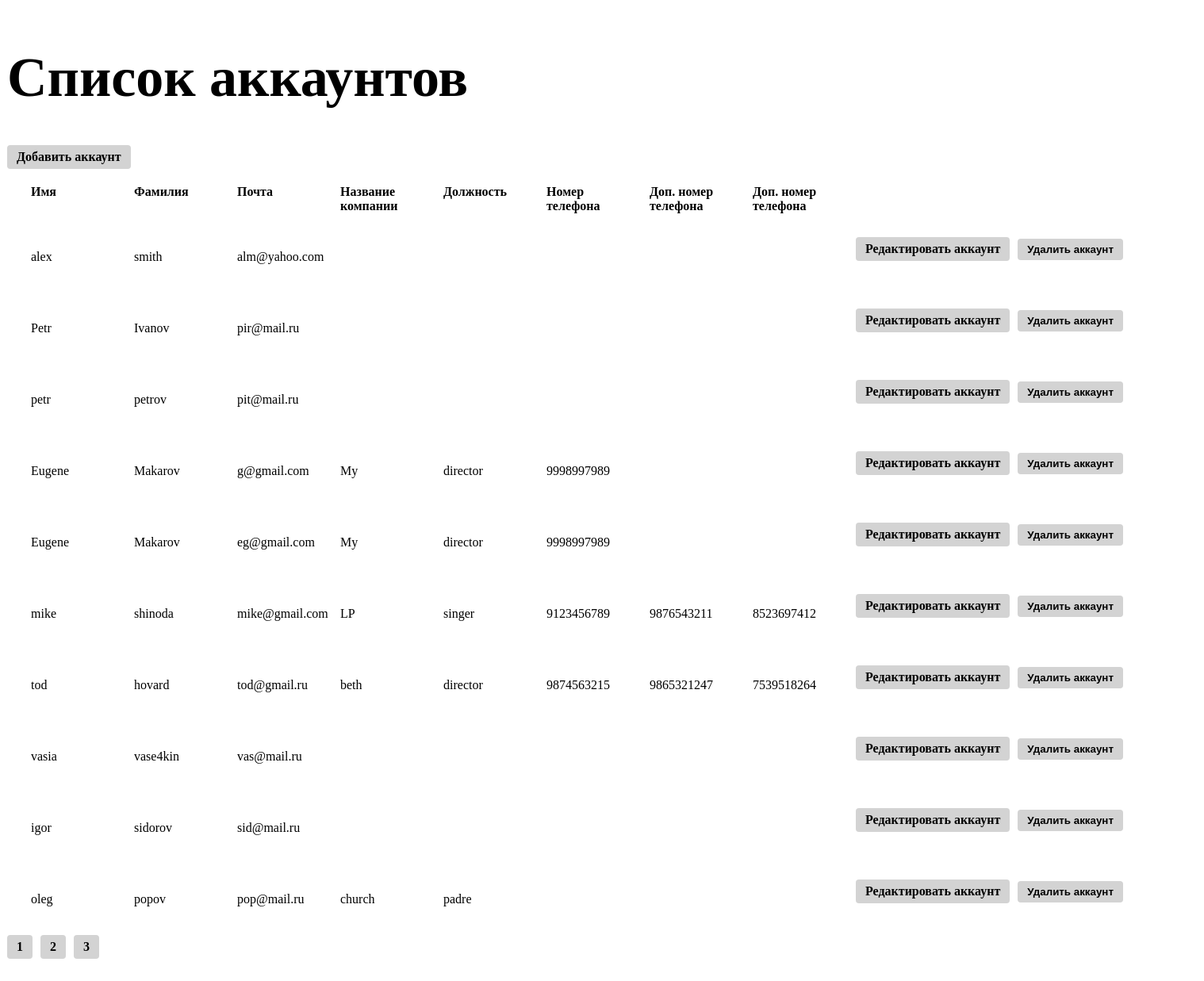
The page / on the database its author committed.
### tables this page shows
CREATE TABLE `accounts` (
  `id` int(11) NOT NULL,
  `first_name` varchar(100) NOT NULL,
  `last_name` varchar(100) NOT NULL,
  `email` varchar(255) NOT NULL,
  `company_name` varchar(255) DEFAULT NULL,
  `position` varchar(255) DEFAULT NULL,
  `phone_number_1` varchar(10) DEFAULT NULL,
  `phone_number_2` varchar(10) DEFAULT NULL,
  `phone_number_3` varchar(10) DEFAULT NULL
);

### classes/Account.php (called while the page is built, shortened)
<?php
class Account
{
    private object $connection;
    public function __construct()
    {
        try {
            $this->connection = new PDO('mysql:host=localhost;dbname=user_accounts', 'root', '');
        } catch (Exception $exception) {
            echo ($exception->getMessage());
        }
    }
    public function accountsCount(): int
    {
        $stmt = $this->connection->prepare("SELECT count(*) FROM accounts");
        try {
            $stmt->execute();
        } catch (Exception $exception) {
            print_r($exception->getMessage());
        }
        $result = $stmt->fetch();
        return $result[0];
    }
    public function index($page): array
    {
        $offset = ($page == 1) ? 0 : $page * 10 - 10;
        $stmt = $this->connection->prepare("SELECT * FROM accounts LIMIT 10 OFFSET " . $offset);
        try {
            $stmt->execute();
        } catch (Exception $exception) {
            print_r($exception->getMessage());
        }
        return $stmt->fetchAll(PDO::FETCH_ASSOC);
    }
}

### index.php (the view, shortened to what this page needs)
<?php
require_once $_SERVER['DOCUMENT_ROOT'] . '/classes/Account.php';
$currentPage = $_GET['page'] ?? 1;
$account = new Account();
$accounts = $account->accountsCount();
$accountsToView = $account->index($currentPage);
if (($accounts % 10) == 0) {
    $pagesCount = $accounts / 10;
} else {
    $pagesCount = intdiv($accounts, 10) + 1;
}
?>
<!DOCTYPE html>
<html lang="ru">
<head>
    <link rel="stylesheet" href="/css/style.css" type="text/css">
</head>
<body>
<main class="page-accounts" id="page-accounts">
    <h1 class="h">Список аккаунтов</h1>
    <a class="button" href="/manage_accounts/new">Добавить аккаунт</a>
    <div class="accounts-item-header">
        <b class="accounts-item-header-field">Имя</b>
        <b class="accounts-item-header-field">Фамилия</b>
        <b class="accounts-item-header-field">Почта</b>
        <b class="accounts-item-header-field">Название компании</b>
        <b class="accounts-item-header-field">Должность</b>
        <b class="accounts-item-header-field">Номер телефона</b>
        <b class="accounts-item-header-field">Доп. номер телефона</b>
        <b class="accounts-item-header-field">Доп. номер телефона</b>
    </div>
    <ul class="accounts_list">
        <?php foreach ($accountsToView as $account): ?>
        <li class="account-item">
            <span class="account-item-field"><?=htmlspecialchars($account['first_name'])?></span>
            <span class="account-item-field"><?=htmlspecialchars($account['last_name'])?></span>
            <span class="account-item-field"><?=htmlspecialchars($account['email'])?></span>
            <span class="account-item-field"><?=htmlspecialchars($account['company_name'])?></span>
            <span class="account-item-field"><?=htmlspecialchars($account['position'])?></span>
            <span class="account-item-field"><?=htmlspecialchars($account['phone_number_1'])?></span>
            <span class="account-item-field"><?=htmlspecialchars($account['phone_number_2'])?></span>
            <span class="account-item-field"><?=htmlspecialchars($account['phone_number_3'])?></span>
            <a class="button" href="/manage_accounts/edit/?id=<?=$account['id']?>">Редактировать аккаунт</a>
            <button class="button delete" name="deleteAccount" value="<?=$account['id']?>">Удалить аккаунт</button>
        </li>
        <?php endforeach;?>
    </ul>
    <ul class="paginator">
        <?php for ($page = 1; $page <= $pagesCount; $page++): ?>
        <li>
            <a class="button" href="/?page=<?=$page?>"> <?=$page?></a>
        </li>
        <?php endfor; ?>
    </ul>
</main>
</body>
</html>

### css/style.css (style rules this page uses)
.page-accounts { flex-grow: 1; margin: 0 auto; padding-top: 55px; padding-bottom: 110px; width: 1500px; }
.accounts-item-header { display: flex; padding: 0 30px; margin-bottom: 10px; }
.accounts-item-header-field { display: inline-block; width: 100px; margin-right: 30px; }
.accounts_list { margin: 0; padding: 0; list-style: none; }
.account-item { display: flex; align-items: center; padding: 20px 30px; }
.account-item-field { width: 100px; margin-right: 30px; }
.h { margin-top: 0; margin-bottom: 50px; font-size: 70px; line-height: 70px; }
.button { display: inline-block; padding: 6px 12px; font-weight: bold; text-decoration: none; background-color: lightgrey; color: black; border-radius: 4px; border: none; cursor: pointer; margin-right: 10px; margin-bottom: 20px; }
.paginator { margin: 0; padding: 0; list-style: none; display: flex; }

### rows shown on the page
accounts: first_name "alex", last_name "smith", email "alm@yahoo.com", $account['id'] 3 (drawn)
accounts: first_name "Petr", last_name "Ivanov", email "pir@mail.ru", $account['id'] 8 (drawn)
accounts: first_name "petr", last_name "petrov", email "pit@mail.ru", $account['id'] 9 (drawn)
accounts: first_name "Eugene", last_name "Makarov", email "g@gmail.com", company_name "My", position "director", phone_number_1 "9998997989", $account['id'] 21 (drawn)
accounts: first_name "Eugene", last_name "Makarov", email "eg@gmail.com", company_name "My", position "director", phone_number_1 "9998997989", $account['id'] 22 (drawn)
accounts: first_name "mike", last_name "shinoda", email "mike@gmail.com", company_name "LP", position "singer", phone_number_1 "9123456789", phone_number_2 "9876543211", phone_number_3 "8523697412", $account['id'] 23 (drawn)
accounts: first_name "tod", last_name "hovard", email "tod@gmail.ru", company_name "beth", position "director", phone_number_1 "9874563215", phone_number_2 "9865321247", phone_number_3 "7539518264", $account['id'] 28 (drawn)
accounts: first_name "vasia", last_name "vase4kin", email "vas@mail.ru", $account['id'] 29 (drawn)
accounts: first_name "igor", last_name "sidorov", email "sid@mail.ru", $account['id'] 30 (drawn)
accounts: first_name "oleg", last_name "popov", email "pop@mail.ru", company_name "church", position "padre", $account['id'] 31 (drawn)
